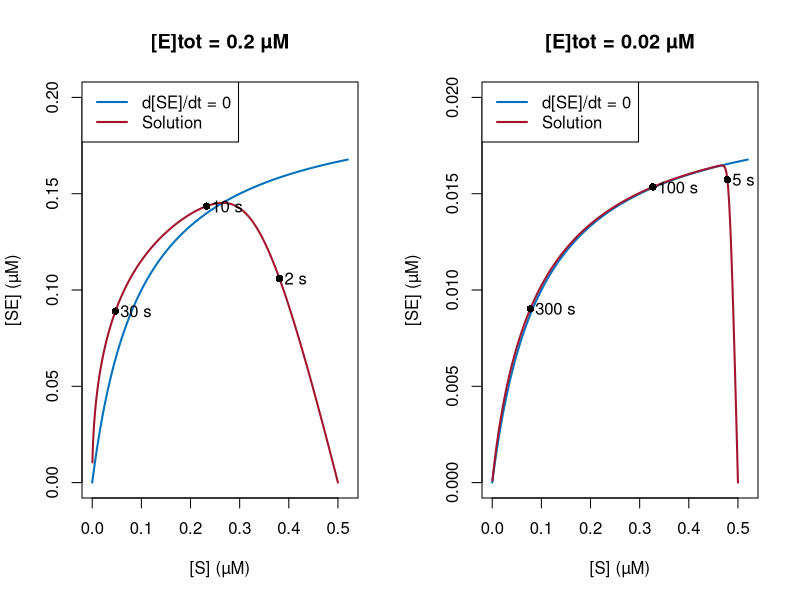

Write R code to recreate this figure.
# Fig. 4.15: Michaelis-Menten system in the ([S], [SE]) plane (book, Section 4.3, Eq. 4.13)
# solution with time marks and the curve d[SE]/dt = 0, i.e. [SE] = [E]tot [S]/([S] + k50); left [E]tot = 0.2 µM, right 0.02 µM
# (c) 2026 Philipp Kügler · Program for the book "Dynamical Systems in the Life Sciences" · MIT License (see LICENSE)
library(deSolve)                         # package deSolve: install.packages("deSolve")
k1 <- 1; k2 <- 1e-4; k3 <- 0.1                 # rates in 1/(µM s) and 1/s
S0 <- 0.5                                      # µM
k50 <- (k2 + k3) / k1
# z = ([S], [E], [SE], [P]): substrate, enzyme, complex, product
mm <- function(t, z) c(-k1 * z[1] * z[2] + k2 * z[3], -k1 * z[1] * z[2] + (k2 + k3) * z[3],
                       k1 * z[1] * z[2] - (k2 + k3) * z[3], k3 * z[3])
loese <- function(f, z0, t) ode(z0, t, function(t, z, p) list(f(t, z)), NULL, method = "lsoda", rtol = 1e-10, atol = 1e-14)

par(mfrow = c(1, 2))
for (fall in list(list(0.2, 60, c(2, 10, 30)), list(0.02, 600, c(5, 100, 300)))) {
  E0 <- fall[[1]]; T <- fall[[2]]
  x <- loese(mm, c(S0, E0, 0, 0), seq(0, T, length.out = 4001))
  Sg <- seq(0, 0.52, length.out = 300)
  plot(Sg, E0 * Sg / (Sg + k50), type = "l", col = rgb(0, 0.447, 0.741), lwd = 2, ylim = c(0, E0),
       xlab = "[S] (µM)", ylab = "[SE] (µM)", main = sprintf("[E]tot = %g µM", E0))
  lines(x[, 2], x[, 4], col = rgb(0.64, 0.08, 0.18), lwd = 2)
  for (tm in fall[[3]]) {
    i <- which(x[, 1] >= tm - 1e-9)[1]
    points(x[i, 2], x[i, 4], pch = 16); text(x[i, 2] + 0.01, x[i, 4], sprintf("%d s", tm), adj = 0)
    cat(sprintf("[E]tot = %g: t = %3d s: [S] = %.4f, [SE] = %.5f\n", E0, tm, x[i, 2], x[i, 4]))
  }
  legend("topleft", legend = c("d[SE]/dt = 0", "Solution"), col = c(rgb(0, 0.447, 0.741), rgb(0.64, 0.08, 0.18)), lwd = 2)
}
